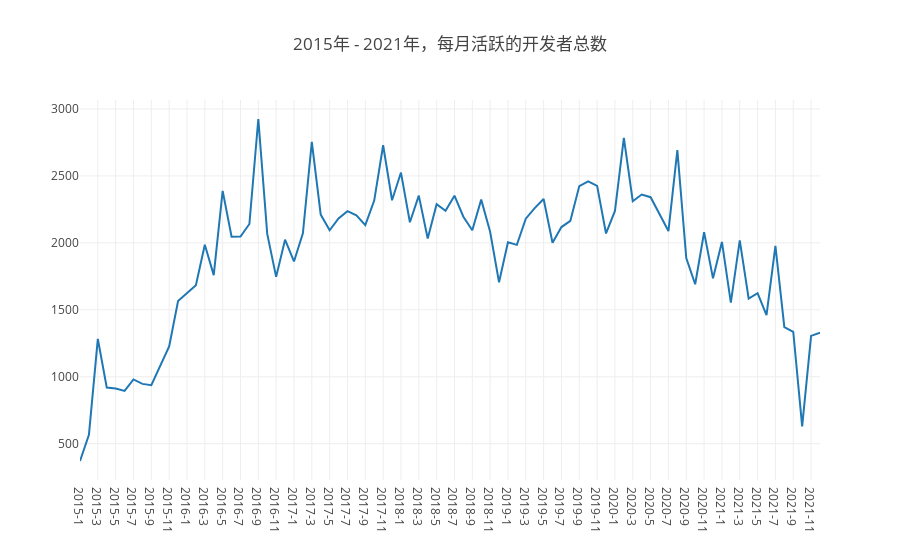

The notebook cell saved with this chart:
### Markdown cell above
## 4 每月在仓库中活跃（只要有日志产生就算）的不同开发者总数

### Code cell
query (
    `
    select count(distinct actor_id) as active_user_number,
    concat(toString(toYear(created_at)),'-',toString(toMonth(created_at))) as time
    from github_log.events
    where repo_id=${my_repo_id} and created_at < toDate('2022-01-01','yyyy-MM-dd')
    group by toYear(created_at),toMonth(created_at)
    order by toYear(created_at),toMonth(created_at)
    `
).then(data => {
    var active_user_number = [], time = [], tt = [];
    data.forEach(d => {
        active_user_number.push(parseInt(d.active_user_number));
        time.push(d.time);
        tt.push({'时间':d.time,'活跃的开发者总数':parseInt(d.active_user_number)});
    });
    openDigger.render.plotly(
        [{x: time, y: active_user_number, mode:"sactter"}], {
        title: '2015年 - 2021年，每月活跃的开发者总数',
        xaxis: {type: 'category'}
    });
    console.table(tt);
});

### Figure 1 — Plotly figure (JSON) as saved in the notebook; plotly's stock layout.template omitted (floating-point values rounded to 4 significant figures)
{"data": [{"mode": "sactter", "x": ["2015-1", "2015-2", "2015-3", "2015-4", "2015-5", "2015-6", "2015-7", "2015-8", "2015-9", "2015-10", "2015-11", "2015-12", "2016-1", "2016-2", "2016-3", "2016-4", "2016-5", "2016-6", "2016-7", "2016-8", "2016-9", "2016-10", "2016-11", "2016-12", "2017-1", "2017-2", "2017-3", "2017-4", "2017-5", "2017-6", "2017-7", "2017-8", "2017-9", "2017-10", "2017-11", "2017-12", "2018-1", "2018-2", "2018-3", "2018-4", "2018-5", "2018-6", "2018-7", "2018-8", "2018-9", "2018-10", "2018-11", "2018-12", "2019-1", "2019-2", "2019-3", "2019-4", "2019-5", "2019-6", "2019-7", "2019-8", "2019-9", "2019-10", "2019-11", "2019-12", "2020-1", "2020-2", "2020-3", "2020-4", "2020-5", "2020-6", "2020-7", "2020-8", "2020-9", "2020-10", "2020-11", "2020-12", "2021-1", "2021-2", "2021-3", "2021-4", "2021-5", "2021-6", "2021-7", "2021-8", "2021-9", "2021-10", "2021-11", "2021-12"], "y": [371, 566, 1283, 920, 913, 894, 980, 947, 937, 1078, 1226, 1565, 1621, 1683, 1986, 1759, 2388, 2046, 2047, 2141, 2925, 2067, 1746, 2024, 1861, 2071, 2754, 2211, 2094, 2183, 2237, 2206, 2132, 2316, 2729, 2318, 2525, 2154, 2353, 2033, 2289, 2240, 2352, 2195, 2094, 2323, 2083, 1706, 2005, 1985, 2181, 2260, 2328, 2001, 2118, 2165, 2424, 2459, 2426, 2070, 2238, 2784, 2311, 2361, 2341, 2219, 2088, 2692, 1887, 1691, 2079, 1735, 2007, 1554, 2019, 1584, 1624, 1461, 1977, 1371, 1336, 630, 1305, 1330]}], "layout": {"autosize": true, "title": {"text": "2015年 - 2021年，每月活跃的开发者总数"}, "xaxis": {"autorange": true, "range": [0, 83], "type": "category"}, "yaxis": {"autorange": true, "range": [229.1, 3067.0], "type": "linear"}}}
